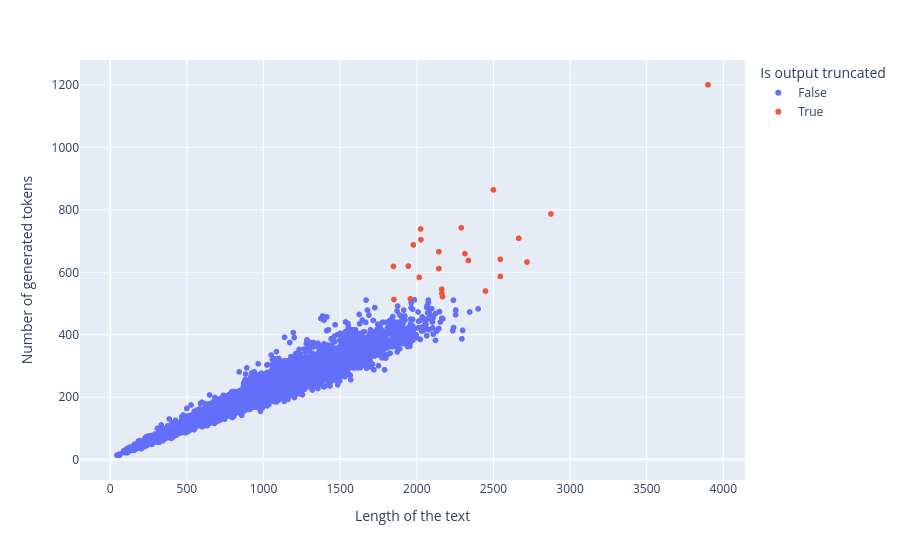

The notebook cell this image was saved under:
### Code cell
tokenizer = AutoTokenizer.from_pretrained("bert-base-uncased")


def tokenize_function(examples):
    return tokenizer(
        examples,
        padding="longest",
    )


df_subset = df_dataset.sample(10_000)
tokenized = tokenize_function(list(df_subset["text"].to_numpy()))
tokenized = np.array(tokenized["attention_mask"])
df_subset["token_size"] = tokenized.sum(axis=1)
df_subset["truncated"] = df_subset["token_size"] > 512

fig = px.scatter(
    df_subset,
    "text_len",
    "token_size",
    color="truncated",
    labels={
        "token_size": "Number of generated tokens",
        "text_len": "Length of the text",
        "truncated": "Is output truncated",
    },
)
fig

### Figure 1 — Plotly figure (JSON) as saved in the notebook; plotly's stock layout.template omitted (floating-point values rounded to 4 significant figures; data arrays with more than 128 entries replaced by an {"elided": "..."} marker saying what was removed)
{"data": [{"hovertemplate": "Is output truncated=False<br>Length of the text=%{x}<br>Number of generated tokens=%{y}<extra></extra>", "legendgroup": "False", "marker": {"color": "#636efa", "symbol": "circle"}, "mode": "markers", "name": "False", "showlegend": true, "type": "scattergl", "x": {"elided": "9976 int values"}, "xaxis": "x", "y": {"elided": "9976 int values"}, "yaxis": "y"}, {"hovertemplate": "Is output truncated=True<br>Length of the text=%{x}<br>Number of generated tokens=%{y}<extra></extra>", "legendgroup": "True", "marker": {"color": "#EF553B", "symbol": "circle"}, "mode": "markers", "name": "True", "showlegend": true, "type": "scattergl", "x": [2337, 2144, 2875, 2500, 2025, 2448, 2290, 2163, 2016, 1945, 2545, 1977, 2168, 2144, 3900, 2027, 1848, 2665, 2719, 2545, 1851, 2163, 1958, 2314], "xaxis": "x", "y": [638, 612, 787, 864, 739, 540, 743, 546, 584, 620, 587, 688, 522, 666, 1201, 705, 619, 709, 633, 642, 513, 532, 515, 660], "yaxis": "y"}], "layout": {"legend": {"title": {"text": "Is output truncated"}, "tracegroupgap": 0}, "margin": {"t": 60}, "xaxis": {"anchor": "y", "domain": [0, 1], "title": {"text": "Length of the text"}}, "yaxis": {"anchor": "x", "domain": [0, 1], "title": {"text": "Number of generated tokens"}}}}
